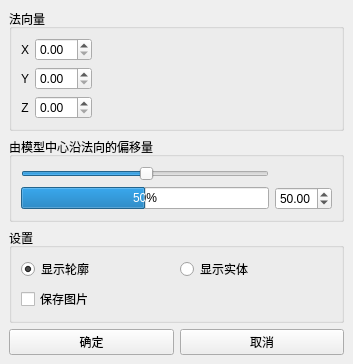
<?xml version="1.0" encoding="UTF-8"?>
<ui version="4.0">
 <class>DockWidget</class>
 <widget class="QDockWidget" name="DockWidget">
  <property name="geometry">
   <rect>
    <x>0</x>
    <y>0</y>
    <width>353</width>
    <height>340</height>
   </rect>
  </property>
  <property name="windowTitle">
   <string>Clip</string>
  </property>
  <widget class="QWidget" name="dockWidgetContents">
   <layout class="QGridLayout" name="gridLayout_4">
    <item row="0" column="0">
     <widget class="QGroupBox" name="groupBox">
      <property name="title">
       <string>法向量</string>
      </property>
      <layout class="QGridLayout" name="gridLayout_3">
       <item row="0" column="0">
        <widget class="QLabel" name="label_X">
         <property name="text">
          <string>X</string>
         </property>
         <property name="alignment">
          <set>Qt::AlignCenter</set>
         </property>
        </widget>
       </item>
       <item row="1" column="1">
        <widget class="QDoubleSpinBox" name="doubleSpinBox_Y"/>
       </item>
       <item row="2" column="1">
        <widget class="QDoubleSpinBox" name="doubleSpinBox_Z"/>
       </item>
       <item row="0" column="1">
        <widget class="QDoubleSpinBox" name="doubleSpinBox_X"/>
       </item>
       <item row="2" column="0">
        <widget class="QLabel" name="label_Z">
         <property name="text">
          <string>Z</string>
         </property>
         <property name="alignment">
          <set>Qt::AlignCenter</set>
         </property>
        </widget>
       </item>
       <item row="1" column="0">
        <widget class="QLabel" name="label_Y">
         <property name="text">
          <string>Y</string>
         </property>
         <property name="alignment">
          <set>Qt::AlignCenter</set>
         </property>
        </widget>
       </item>
       <item row="0" column="2">
        <spacer name="horizontalSpacer">
         <property name="orientation">
          <enum>Qt::Horizontal</enum>
         </property>
         <property name="sizeHint" stdset="0">
          <size>
           <width>40</width>
           <height>20</height>
          </size>
         </property>
        </spacer>
       </item>
      </layout>
     </widget>
    </item>
    <item row="1" column="0">
     <widget class="QGroupBox" name="groupBox_2">
      <property name="title">
       <string>由模型中心沿法向的偏移量</string>
      </property>
      <layout class="QGridLayout" name="gridLayout_2">
       <item row="0" column="0">
        <widget class="QSlider" name="horizontalSlider">
         <property name="value">
          <number>50</number>
         </property>
         <property name="orientation">
          <enum>Qt::Horizontal</enum>
         </property>
        </widget>
       </item>
       <item row="1" column="0">
        <widget class="QProgressBar" name="progressBar">
         <property name="value">
          <number>50</number>
         </property>
        </widget>
       </item>
       <item row="1" column="1">
        <widget class="QDoubleSpinBox" name="doubleSpinBox_progress">
         <property name="value">
          <double>50.000000000000000</double>
         </property>
        </widget>
       </item>
      </layout>
     </widget>
    </item>
    <item row="2" column="0">
     <widget class="QGroupBox" name="groupBox_3">
      <property name="title">
       <string>设置</string>
      </property>
      <layout class="QGridLayout" name="gridLayout">
       <item row="0" column="0">
        <layout class="QHBoxLayout" name="horizontalLayout">
         <item>
          <widget class="QRadioButton" name="radioButton_outline">
           <property name="text">
            <string>显示轮廓</string>
           </property>
           <property name="checked">
            <bool>true</bool>
           </property>
          </widget>
         </item>
         <item>
          <widget class="QRadioButton" name="radioButton_object">
           <property name="text">
            <string>显示实体</string>
           </property>
          </widget>
         </item>
        </layout>
       </item>
       <item row="1" column="0">
        <widget class="QCheckBox" name="checkBox_savePic">
         <property name="text">
          <string>保存图片</string>
         </property>
        </widget>
       </item>
      </layout>
     </widget>
    </item>
    <item row="3" column="0">
     <layout class="QHBoxLayout" name="horizontalLayout_okAndCancel">
      <property name="sizeConstraint">
       <enum>QLayout::SetFixedSize</enum>
      </property>
      <item>
       <widget class="QPushButton" name="pushButton_ok">
        <property name="text">
         <string>确定</string>
        </property>
       </widget>
      </item>
      <item>
       <widget class="QPushButton" name="pushButton_cancel">
        <property name="text">
         <string>取消</string>
        </property>
       </widget>
      </item>
     </layout>
    </item>
   </layout>
  </widget>
 </widget>
 <resources/>
 <connections/>
</ui>
